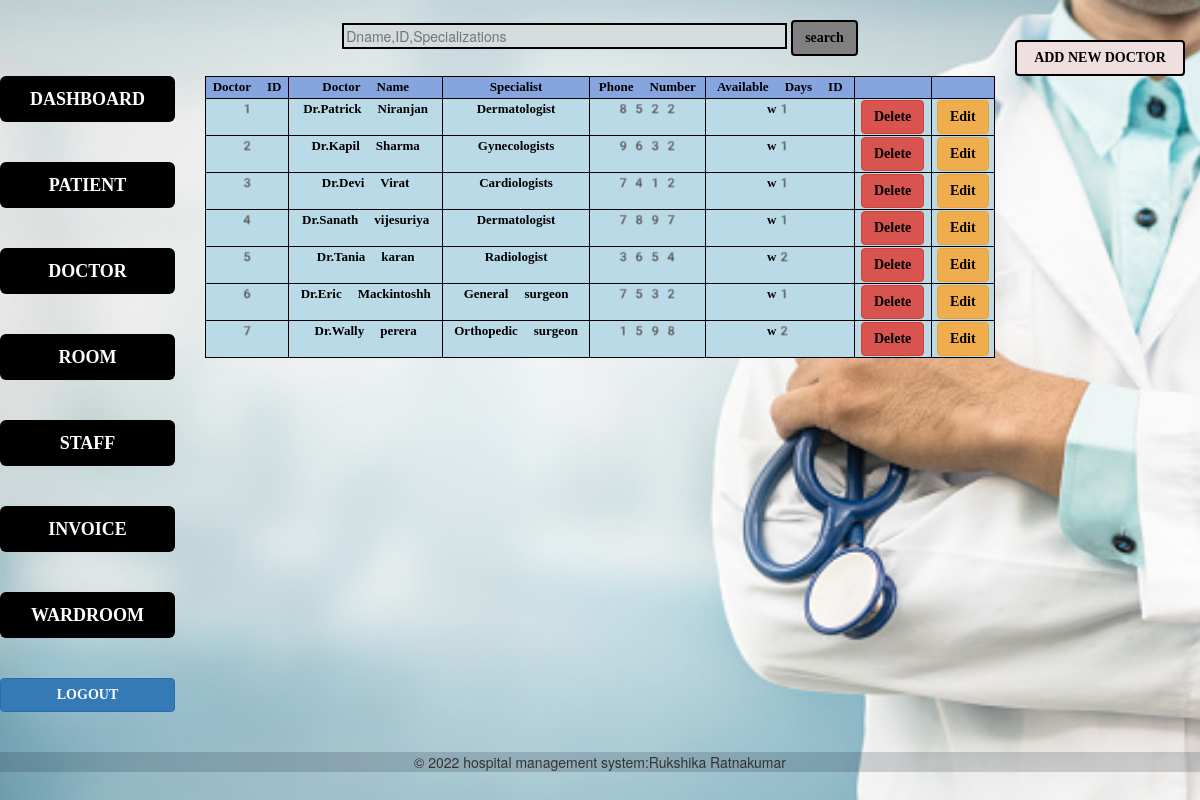
/rukshika/doctor.php, run on the app's committed database.
### tables this page shows
CREATE TABLE `doctor` (
  `doctor_id` int(50) NOT NULL,
  `doctor_name` varchar(50) NOT NULL,
  `specialist` varchar(50) NOT NULL,
  `d_phone_no` int(50) NOT NULL,
  `available_days_id` varchar(50) NOT NULL
);

### rukshika/doctor.php (the view, shortened to what this page needs)
<?php
include('config.php');
if(isset($_POST['find']))
{
    $valueToSearch = $_POST['valueToSearch'];
    $query = "SELECT * FROM `doctor` WHERE CONCAT(`doctor_id`, `doctor_name`, `specialist`) LIKE '%".$valueToSearch."%'";
    $search_result = filterTable($query);
}else {
    $query = "SELECT * FROM `doctor`";
    $search_result = filterTable($query);
}
function filterTable($query)
{
    $connect = mysqli_connect("localhost", "root", "", "arogya");
    $filter_Result = $connect->query($query);
    return $filter_Result;
}
?>
<!DOCTYPE html>
<html lang="en">
<head>
    <link href="bootstrap-3.4.1-dist/css/bootstrap.min.css" rel="stylesheet" type="text/css">
    <link href="bootstrap-3.4.1-dist/js/bootstrap.min.js" rel="stylesheet" type="text/css">
    <link href="style.css" type="text/css" rel="stylesheet">
</head>
<body>
<form action="doctor.php" method="post">
<div class="col-md-8"><br>
    <input type="search" placeholder="Dname,ID,Specializations" style="background-color:#d4dcde;color:black;border:2px solid black;padding-right:270px;" placeholder="Search.." id="valueToSearch" name="valueToSearch"/>
    <button type="submit" class="btn btn-primary"  style="background-color:grey;color:black;border:2px solid black;" name="find" value="Search">search</button><br><br>
</div>
<div class="col-md-2">
    <a href="adddoctor.php">
        <br><br><button type="button" class="btn btn-success btn-block" style="background-color:#efdfdf;color:black;border:2px solid black;">ADD NEW DOCTOR</button></a>
    </div>
    </form>
        <div class="row">
        <div class="col-md-2">
            <a href="dashboard.html">
                    <button type="button" class="btn btn-secondary btn-lg btn-block" data-toggle="button" aria-pressed="false" autocomplete="off">
                       DASHBOARD
                      </button><br></a><br>
                <a href="patient.php">
                    <button type="button" class="btn btn-secondary btn-lg btn-block" data-toggle="button" aria-pressed="false" autocomplete="off">
                        PATIENT
                       </button></a><br><br>
                <a href="doctor.php">
                    <button type="button" class="btn btn-secondary btn-lg btn-block" data-toggle="button" aria-pressed="false" autocomplete="off">
                        DOCTOR
                       </button></a><br><br>
                <a href="room.php">
                    <button type="button" class="btn btn-secondary btn-lg btn-block" data-toggle="button" aria-pressed="false" autocomplete="off">
                        ROOM
                       </button></a><br><br>
                <a href="staff.php">
                    <button type="button" class="btn btn-secondary btn-lg btn-block" data-toggle="button" aria-pressed="false" autocomplete="off">
                        STAFF
                       </button></a><br><br>
                <a href="invoice.php">
                    <button type="button" class="btn btn-secondary btn-lg btn-block" data-toggle="button" aria-pressed="false" autocomplete="off">
                        INVOICE
                       </button></a><br><br>
                <a href="wardroom.php">
                    <button type="button" class="btn btn-secondary btn-lg btn-block" data-toggle="button" aria-pressed="false" autocomplete="off">
                        WARDROOM
                        </button></a><br><br>
                <a href="LoginPage.html">
                    <button type="button" class="btn btn-primary btn-block" data-toggle="button" aria-pressed="false" autocomplete="off">
                        LOGOUT
                        </button></a><br><br>
                </div>
        <div class="col-md-8">
        <form action="updatedoctor.php" method="post">
        <table id="editable_table"class="table table-bordered table-condensed table-striped">
            <thead>
            <tr>
                <th>Doctor ID</th>
                <th>Doctor Name</th>
                <th>Specialist</th>
                <th>Phone Number</th>
                <th>Available Days ID</th>
                <th></th>
                <th></th>
            </tr>
            </thead>
            <tbody>
            <?php
                while($row=$search_result->fetch_assoc()){
                    echo"<tr>";
                    echo"<td>"; echo $row['doctor_id'];echo"</td>";
                    echo"<td>";  echo $row['doctor_name'];echo"</td>";
                    echo"<td>";  echo $row['specialist'];echo"</td>";
                    echo"<td>";  echo $row['d_phone_no'];echo"</td>";
                    echo"<td>";  echo $row['available_days_id'];echo"</td>";
                    echo"<td>"; ?> <a href="deletedoctor.php?id=<?php echo $row["doctor_id"]; ?>"><button type='button' class="btn btn-danger" >Delete</button></a> <?php echo "</td>";
                    echo"<td>"; ?> <a href="updatedoctor.php?id=<?php echo $row["doctor_id"]; ?>"><button type='button' class="btn btn-warning" >Edit</button></a> <?php echo "</td>";
                    echo "</tr>";}
            ?>
            </tbody>
        </table>
        </form>
        </div>
        <div class="col-md-2"></div>
        </div>
</body>
<footer style="padding:0px; margin:0px;background-color: rgba(2, 17, 30, 0.166);">
    <p>&copy; 2022 hospital management system:Rukshika Ratnakumar</p>
</footer>
</html>

### rukshika/style.css (style rules this page uses)
body { background-repeat:no-repeat; background-image: url("image/image3.jpg"); background-size: cover; }
.btn { font-weight: bolder; font-family: serif; }
.btn-secondary { background-color: black; color: white; font-weight: bolder; }
.btn-lg { font-weight: bolder; }
.btn-block { font-weight: bolder; }
table { margin: 0 auto black; font-size:small; }
td { background-color: #badae7; border: 2px solid black; font-weight: bolder; }
th { border:2px solid black; color: black; text-align: center; }
td { font-weight: bolder; border: 2px solid black; padding: 0px; text-align: center; color: black; font-family: 'emoji'; }
.table-bordered>tbody>tr>td, .table-bordered>tbody>tr>th, .table-bordered>tfoot>tr>td, .table-bordered>tfoot>tr>th, .table-bordered>thead>tr>td,.table-bordered>thead>tr>th { border: 1px solid black; }
.table>caption+thead>tr:first-child>td, .table>caption+thead>tr:first-child>th, .table>colgroup+thead>tr:first-child>td, .table>colgroup+thead>tr:first-child>th, .table>thead:first-child>tr:first-child>td, .table>thead:first-child>tr:first-child>th { border: 1px solid black; background-color: rgb(134, 165, 222); font-family: 'emoji'; }
.table-condensed>tbody>tr>td, .table-condensed>tbody>tr>th, .table-condensed>tfoot>tr>td, .table-condensed>tfoot>tr>th, .table-condensed>thead>tr>td, .table-condensed>thead>tr>th { padding: 1px; }
.row:after { content: ""; display: table; clear: both; }
.btn-danger, .btn-warning { color: black; }
a:link { text-decoration: none; }

### rukshika/doctor.php (style rules this page uses)
body { text-align:center; }

### data on the page
doctor: doctor_id "1", doctor_name "Dr.Patrick Niranjan", specialist "Dermatologist", d_phone_no "8522", available_days "w1"
doctor: doctor_id "2", doctor_name "Dr.Kapil Sharma", specialist "Gynecologists", d_phone_no "9632", available_days "w1"
doctor: doctor_id "3", doctor_name "Dr.Devi Virat", specialist "Cardiologists", d_phone_no "7412", available_days "w1"
doctor: doctor_id "4", doctor_name "Dr.Sanath vijesuriya", specialist "Dermatologist", d_phone_no "7897", available_days "w1"
doctor: doctor_id "5", doctor_name "Dr.Tania karan", specialist "Radiologist", d_phone_no "3654", available_days "w2"
doctor: doctor_id "6", doctor_name "Dr.Eric Mackintoshh", specialist "General surgeon", d_phone_no "7532", available_days "w1"
doctor: doctor_id "7", doctor_name "Dr.Wally perera", specialist "Orthopedic surgeon", d_phone_no "1598", available_days "w2"
